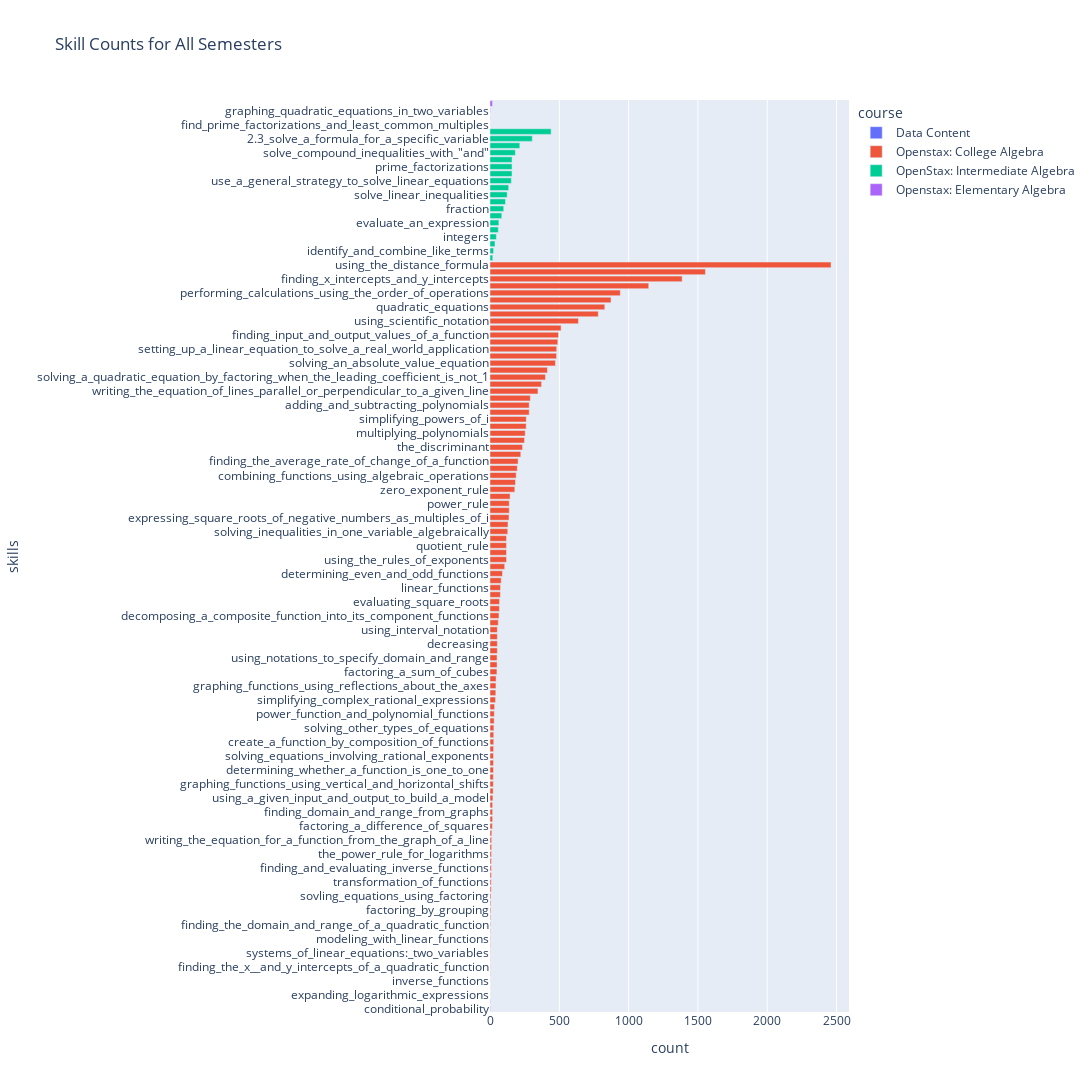

Notebook source saved alongside this figure:
### Markdown cell above
## Overall Skills

### Code cell
lesson_df, skill_df = get_lesson_skill(df_cleared)
skill_df = skill_df[(skill_df['course'] != "Math 54 Demo") & (skill_df['course'] != "Biology Demo")]
skill_df['course'] = pd.Categorical(skill_df['course'],categories=['Data Content', 
                                                                   'Openstax: College Algebra', 
                                                                   'OpenStax: Intermediate Algebra', 
                                                                   'Openstax: Elementary Algebra'],ordered=True)
skill_df = skill_df.sort_values(by=["course", "count"], ascending=True)
fig = px.bar(skill_df, x='count', y='skills', color="course", 
             title=f"Skill Counts for All Semesters", 
             width=2500, height=2000)
fig.show()

### Figure 1 — Plotly figure (JSON) as saved in the notebook; plotly's stock layout.template omitted (floating-point values rounded to 4 significant figures)
{"data": [{"alignmentgroup": "True", "hovertemplate": "course=Data Content<br>count=%{x}<br>skills=%{y}<extra></extra>", "legendgroup": "Data Content", "marker": {"color": "#636efa", "pattern": {"shape": ""}}, "name": "Data Content", "offsetgroup": "Data Content", "orientation": "h", "showlegend": true, "textposition": "auto", "type": "bar", "x": [3, 3], "xaxis": "x", "y": ["conditional_probability", "independence_and_bayes’_theorem"], "yaxis": "y"}, {"alignmentgroup": "True", "hovertemplate": "course=Openstax: College Algebra<br>count=%{x}<br>skills=%{y}<extra></extra>", "legendgroup": "Openstax: College Algebra", "marker": {"color": "#EF553B", "pattern": {"shape": ""}}, "name": "Openstax: College Algebra", "offsetgroup": "Openstax: College Algebra", "orientation": "h", "showlegend": true, "textposition": "auto", "type": "bar", "x": [1, 1, 1, 2, 2, 2, 2, 3, 3, 3, 4, 5, 6, 6, 7, 9, 9, 10, 10, 10, 11, 12, 12, 13, 17, 19, 19, 19, 21, 23, 24, 24, 25, 25, 25, 26, 27, 27, 28, 30, 31, 33, 40, 42, 43, 44, 50, 51, 51, 53, 53, 53, 53, 60, 65, 68, 69, 75, 76, 81, 90, 106, 119, 119, 119, 119, 128, 130, 137, 139, 139, 145, 179, 184, 189, 197, 203, 222, 235, 249, 254, 261, 262, 283, 283, 291, 346, 372, 400, 414, 472, 480, 481, 489, 494, 513, 638, 781, 828, 873, 940, 1145, 1386, 1554, 2460], "xaxis": "x", "y": ["expanding_logarithmic_expressions", "factoring_a_trinomial_with_leading_coefficient_1", "inverse_functions", "factoring_the_greatest_common_factor_of_a_polynomial", "finding_the_x__and_y_intercepts_of_a_quadratic_function", "rates_of_change", "systems_of_linear_equations:_two_variables", "factoring_a_perfect_square_trinomial", "modeling_with_linear_functions", "systemeqs_of_linear_equations:_two_variables", "finding_the_domain_and_range_of_a_quadratic_function", "finding_the_slope_of_a_linear_function", "factoring_by_grouping", "understanding_how_the_graphs_of_parabolas_are_related_to_their_quadratic_functions", "sovling_equations_using_factoring", "factoring_a_difference_of_cubes", "transformation_of_functions", "factoring_polynomials", "finding_and_evaluating_inverse_functions", "graphing_piecewise_defined_functions", "the_power_rule_for_logarithms", "power_functions_&_polynomials", "writing_the_equation_for_a_function_from_the_graph_of_a_line", "writing_and_interpreting_an_equation_for_a_linear_function", "factoring_a_difference_of_squares", "factoring_an_expression_with_fractional_or_negative_exponents", "finding_domain_and_range_from_graphs", "solving_quadratic_equations_by_factoring", "using_a_given_input_and_output_to_build_a_model", "solving_equations_using_factoring", "graphing_functions_using_vertical_and_horizontal_shifts", "understanding_compound_inequalities", "determining_whether_a_function_is_one_to_one", "quadratic_functions", "solving_equations_involving_rational_exponents", "performing_a_sequence_of_transformation", "create_a_function_by_composition_of_functions", "use_a_graph_to_locate_the_absolute_maximum_and_absolute_minimum", "solving_other_types_of_equations", "writing_the_equation_of_a_line_parallel_or_perpendicular_to_a_given_line", "power_function_and_polynomial_functions", "using_the_pythagorean_theorem", "simplifying_complex_rational_expressions", "finding_domains_and_ranges_of_the_toolkit_functions", "graphing_functions_using_reflections_about_the_axes", "finding_the_inverse_of_a_polynomial_function", "factoring_a_sum_of_cubes", "rational_expressions", "using_notations_to_specify_domain_and_range", "using_a_graph_to_determine_where_a_function_is_increasing", "decreasing", "or_constant", "using_interval_notation", "evaluating_composite_functions", "decomposing_a_composite_function_into_its_component_functions", "expanding_polynomials", "evaluating_square_roots", "using_the_quadratic_formula", "linear_functions", "solving_radical_equations", "determining_even_and_odd_functions", "determining_whether_graphs_of_lines_are_parallel_or_perpendicular", "using_the_rules_of_exponents", "negative_exponent_rule", "quotient_rule", "product_rule", "solving_inequalities_in_one_variable_algebraically", "solving_quadratics_with_a_leading_coefficient_of_1", "expressing_square_roots_of_negative_numbers_as_multiples_of_i", "power_of_a_product_rule", "power_rule", "power_of_a_quotient_rule", "zero_exponent_rule", "using_the_properties_of_inequalities", "combining_functions_using_algebraic_operations", "finding_the_domain_of_a_function_defined_by_an_equation", "finding_the_average_rate_of_change_of_a_function", "solving_absolute_value_inequalities", "the_discriminant", "solving_linear_equations_in_one_variable", "multiplying_polynomials", "determining_whether_a_relation_represents_a_function", "simplifying_powers_of_i", "adding_and_subtracting_complex_numbers", "adding_and_subtracting_polynomials", "using_rational_roots", "writing_the_equation_of_lines_parallel_or_perpendicular_to_a_given_line", "dividing_complex_numbers", "solving_a_quadratic_equation_by_factoring_when_the_leading_coefficient_is_not_1", "classifying_a_real_number", "solving_an_absolute_value_equation", "multiplying_complex_numbers", "setting_up_a_linear_equation_to_solve_a_real_world_application", "using_the_midpoint_formula", "finding_input_and_output_values_of_a_function", "finding_a_linear_equation", "using_scientific_notation", "using_a_formula_to_solve_a_real_world_application", "quadratic_equations", "solving_a_rational_equation", "performing_calculations_using_the_order_of_operations", "the_rectangular_coordinate_systems_and_graphs", "finding_x_intercepts_and_y_intercepts", "evaluating_algebraic_expressions", "using_the_distance_formula"], "yaxis": "y"}, {"alignmentgroup": "True", "hovertemplate": "course=OpenStax: Intermediate Algebra<br>count=%{x}<br>skills=%{y}<extra></extra>", "legendgroup": "OpenStax: Intermediate Algebra", "marker": {"color": "#00cc96", "pattern": {"shape": ""}}, "name": "OpenStax: Intermediate Algebra", "offsetgroup": "OpenStax: Intermediate Algebra", "orientation": "h", "showlegend": true, "textposition": "auto", "type": "bar", "x": [20, 26, 36, 46, 60, 64, 85, 99, 112, 124, 135, 154, 159, 159, 159, 183, 215, 305, 441], "xaxis": "x", "y": ["multiply_and_divide_integers", "identify_and_combine_like_terms", "solve_a_formula_for_a_specific_variable", "integers", "properties_of_real_numbers", "evaluate_an_expression", "translate_an_english_phrase_to_an_algebraic_expression", "fraction", "solve_mixture_and_uniform_motion_applications", "solve_linear_inequalities", "use_a_problem_solving_strategy", "use_a_general_strategy_to_solve_linear_equations", "find_factors", "prime_factorizations", "and_least_common_multiples", "solve_compound_inequalities_with_\"and\"", "simplify_expressions_using_the_order_of_operations", "2.3_solve_a_formula_for_a_specific_variable", "solving_linear_equation"], "yaxis": "y"}, {"alignmentgroup": "True", "hovertemplate": "course=Openstax: Elementary Algebra<br>count=%{x}<br>skills=%{y}<extra></extra>", "legendgroup": "Openstax: Elementary Algebra", "marker": {"color": "#ab63fa", "pattern": {"shape": ""}}, "name": "Openstax: Elementary Algebra", "offsetgroup": "Openstax: Elementary Algebra", "orientation": "h", "showlegend": true, "textposition": "auto", "type": "bar", "x": [1, 2, 3, 18], "xaxis": "x", "y": ["find_prime_factorizations_and_least_common_multiples", "use_variables_and_algebraic_symbols", "graphing_quadratic_equations_in_two_variables", "simplify_expressions_using_the_distributive_property"], "yaxis": "y"}], "layout": {"barmode": "relative", "height": 2000, "legend": {"title": {"text": "course"}, "tracegroupgap": 0}, "title": {"text": "Skill Counts for All Semesters"}, "width": 2500, "xaxis": {"anchor": "y", "domain": [0, 1], "title": {"text": "count"}}, "yaxis": {"anchor": "x", "domain": [0, 1], "title": {"text": "skills"}}}}
